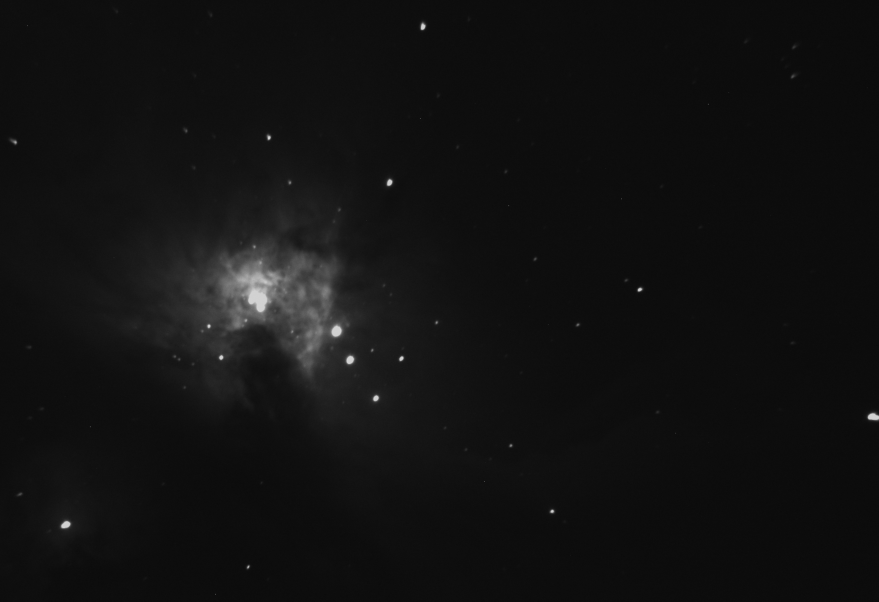
#> input picture Orion Nebula 2024-02-24 223719.png, 2637 x 1804 px (shown at 1/3 size); its folder holds only this picture in this run
$ jupyter execute --allow-errors notebook_04.ipynb   (shell and % lines are left out)
#> lines starting #> are read from the running program, lines starting #| are printed output that depends on the picture
#Image Processing

In this notebook, we will explore some Python tools for image processing.

First, upload the full moon images from the `class-notes/photos/` folder to your Colab session, using the folder icon ("Files") to the left.  You should see an icon to upload files ("Upload to session storage").

If you are successful, you should see the four files to the left, and you should see their names when you execute the following command.

Next, import the Python libraries we will use.

[cell 1]
import numpy as np
import matplotlib.pyplot as plt

from numpy.random import random as rng		# import random number generator
import scipy.ndimage as sim					# image processing module

## Images as Arrays

The following cell illustrates how to load an image as a NumPy array and view it using Matplotlib.

[cell 2]
# Set data directory for cat photo.
data_directory = "./"

# Import the photograph using PyPlot.
#> (the rest of this cell did not finish here and is left out)

We have the image, but it's not displayed using the proper color scheme.

Do a Google search or get an AI assist and display the image in black and white.

[cell 3]
import numpy as np
import matplotlib.pyplot as plt
# No need to re-import if you've already done so

# Your existing code for loading the image
data_directory = "./"
#> data_directory = './'
#> (the rest of this cell did not finish here and is left out)

This is the original data.  We would now like to do some image processing on the array.  To NumPy, this photograph is now just an array of integers.  We can do any mathematical operations on it that we could do on another array.

Run the following code.  Compare the output image to the original.  Try to explain why it looks the way it does.

[cell 4]
plt.figure()
#> (the rest of this cell did not finish here and is left out)

By bringing the pixel values to the 8th power it increases image contrast, significantly darkening most areas while slightly brightening the brightest spots.

Do some other numerical transformations to the data.  Leave the code for your most interesting image below.

[cell 5]
import numpy as np
import matplotlib.pyplot as plt

# Assuming the previous imports and data directory setup is used

# Import the photograph using PyPlot.
#> (the rest of this cell did not finish here and is left out)

[cell 6]
import numpy as np
import matplotlib.pyplot as plt

# Assuming you've already loaded the image into 'photo'
#> (the rest of this cell did not finish here and is left out)

-----

We can take slices through the array, and plot the values for any row or column in the image.

#> (a cell that did not finish here is left out)

[cell 8]
# Plot a column of the image.
plt.figure()
I = 1900
#> (the rest of this cell did not finish here and is left out)

Adjust the values of `I` and `J` above to cut through the center of the moon.

- What are the coordinates of the center of the moon?
- How many pixels across is it, left to right?
- How many pixels across is it, top to bottom?

-Coordinates: (2328,
190)
-It is 4656 pixels left to right
-It is 3520 pixels up and down
00

To see if anything other than the moon is in the photo, we can try to get rid of the brightest pixels.  Adjust `threshold` below to try and get rid of the moon.  It should be a number between 0.0 and 1.0.

`no_moon` will be a new array with all of the pixels brighter than `threshold` set to 0.

[cell 9]
threshold = 0.06

plt.figure(dpi=100)
#> (the rest of this cell did not finish here and is left out)

- Describe how the image changes as you lower the threshold from 1.0 to 0.0.
- At what point do you start to see the "glow" around the moon?
- Does the moon have a sharp edge?
- At what point do you see nothing at all?

- Describe how the image changes as you lower the threshold from 1.0 to 0.0.
- The image slowly gets more blotted out, getting more and more dark.

- At what point do you start to see the "glow" around the moon?
  ~ 0.12 is when it starts to only be glow
- Does the moon have a sharp edge?
  I would say yes it does
- At what point do you see nothing at all?
  0 is the only value that I saw nothing at all

The approach above may not be ideal, because it sets ALL the pixels brighter than the threshold equal to zero.  We might be throwing away something other than the moon — like stars we would like to study.

Use the values you determined for the center and width of the moon in the code below to erase the moon from the image.

`I0` and `J0` should be the center of the moon.

`dI` and `dJ` should be the radius of the moon.

These values should be integers.

[cell 10]
I0 = 1900
J0 = 2328
dI = 690
dJ = dI

# Create an array of ones the same shape as the photo.
#> (the rest of this cell did not finish here and is left out)

What, if anything, is left in the image after you remove the moon?

Nothing, presumably because I did it correctly ;)

-----

## Exposure

There are three other images of the full moon, each taken with a different exposure.  (`full-moon-230us.png` is a 230 µs exposure — the shortest of the 4, but with the digital ***gain** turned up to make bright pixels brighter.)

Repeat the analysis for the other images.

1. Find the center and diameter of the moon in each image.
2. Use your favorite method to remove the moon from the image and look for other objects in the photograph.

Include your code and comments below.

[cell 11]
import numpy as np
import matplotlib.pyplot as plt

# Import the photograph using PyPlot.
#> (the rest of this cell did not finish here and is left out)

[cell 12]
import numpy as np
import matplotlib.pyplot as plt
import cv2  # Import OpenCV for additional image processing

# Import the photograph using PyPlot.
#> (the rest of this cell did not finish here and is left out)

***REPLACE WITH YOUR COMMENTS.***

- Which photograph seems the best for studying features on the moon?  Why?
- Which photograph seems the best for studying features other than the moon?  Wjhy?

***REPLACE WITH YOUR COMMENTS.***

-----
## Plate Scale

To actually measure the position of anything in the images, we need to determine the ***plate scale*** the number of degrees in the sky per pixel in the image.

The angular diameter of the moon is 31', or 31 arcminutes.

- Using your measurements of the diameter of the moon, what is the plate scale of these images?

- Is the plate scale the same in the horizontal and vertical directions?

- What is the ***field of view*** — the angular size, in degrees of the entire image?  Report your result as a rectangular width: e.g., 15° x 25.7°.

***REPLACE WITH YOUR RESPONSE.***

------
## Other Images

There are two other images in the `class-notes/photos/` folder.  Load them, plot them, and analyze them.

[cell 13]
import numpy as np
import matplotlib.pyplot as plt
import cv2  # Import OpenCV for additional image processing

# Import the photograph using PyPlot.
photo = plt.imread(data_directory + 'Orion Nebula 2024-02-24 223719.png')
#> photo is the input picture: shape (1804, 2637, 4) float32; mean R, G, B, A 0.072, 0.072, 0.072, 1

# Determine the maximum dimensions of the photo for plotting
Imax, Jmax = photo.shape[0], photo.shape[1]
#> Imax = 1804; Jmax = 2637

# Plot a column of the image.
plt.figure()
I = 1750
plt.plot(photo[I,:])
plt.title("Column %d" % I)

# Plot a row of the image.
plt.figure()
J = 2000
J = Jmax // 2
#> J = 1318
plt.plot(photo[:,J])
plt.title("Row %d" % I)

# Show the image, with the row and column.
plt.figure()
plt.imshow(photo)
plt.gray()
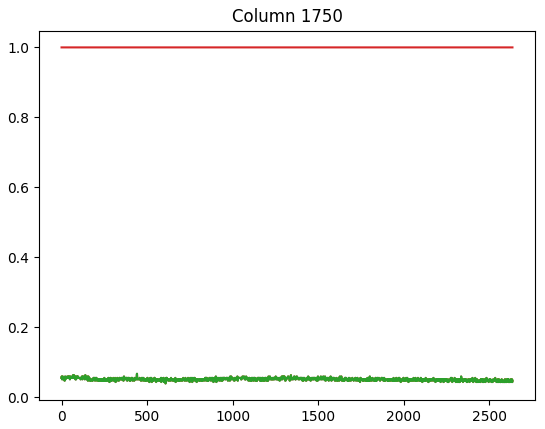
#> figure drawn by matplotlib, 1 panel; curve peaks at x = 441, y = 0.0667; curve peaks at x = 441, y = 0.0667; curve peaks at x = 441, y = 0.0667
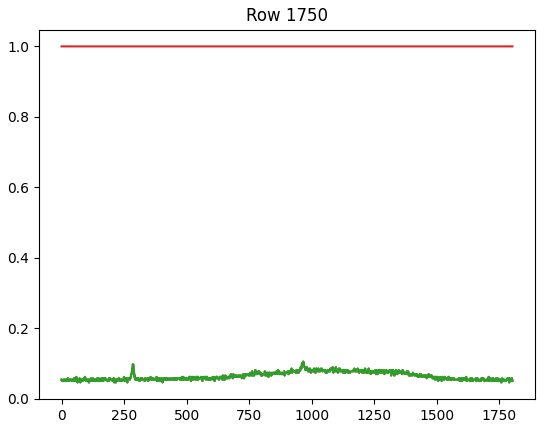
#> figure drawn by matplotlib, 1 panel; curve peaks at x = 966, y = 0.106; curve peaks at x = 966, y = 0.106; curve peaks at x = 966, y = 0.106

$ run again, on Pleiades 2024-02-24 223105.png
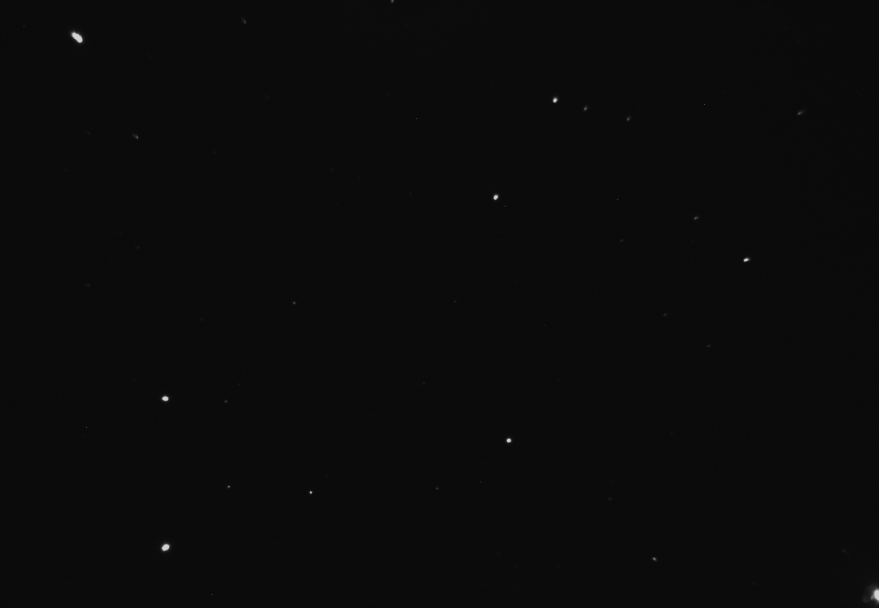
#> input picture Pleiades 2024-02-24 223105.png, 2635 x 1822 px (shown at 1/3 size)
#> data_directory = './'
#> photo is the input picture: shape (1822, 2635, 4) float32; mean R, G, B, A 0.0449, 0.0449, 0.0449, 1
#> `[cell 14] import numpy as np import matplotlib.pyplot as plt import cv..`:
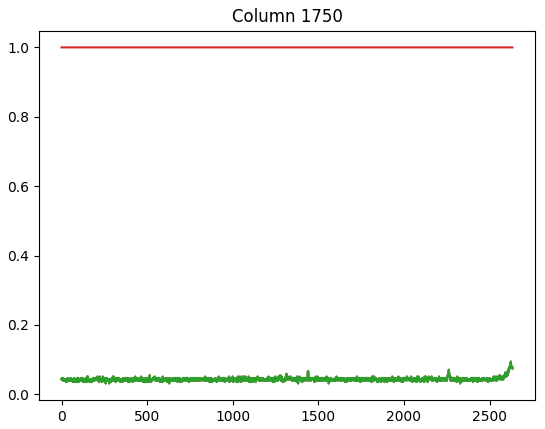
#> figure drawn by matplotlib, 1 panel; curve peaks at x = 2625, y = 0.0941; curve peaks at x = 2625, y = 0.0941; curve peaks at x = 2625, y = 0.0941
#> `[cell 14] import numpy as np import matplotlib.pyplot as plt import cv..`:
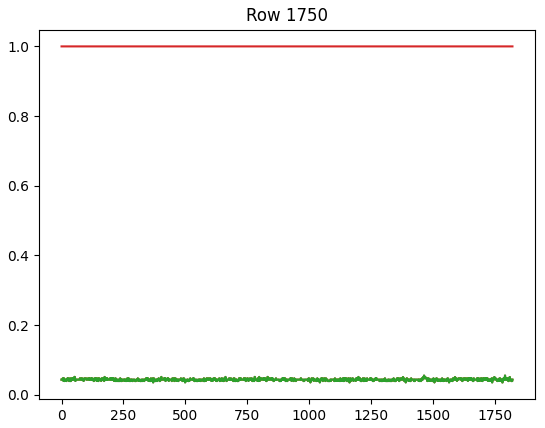
#> figure drawn by matplotlib, 1 panel; curve peaks at x = 1464, y = 0.0549; curve peaks at x = 1464, y = 0.0549; curve peaks at x = 1464, y = 0.0549
